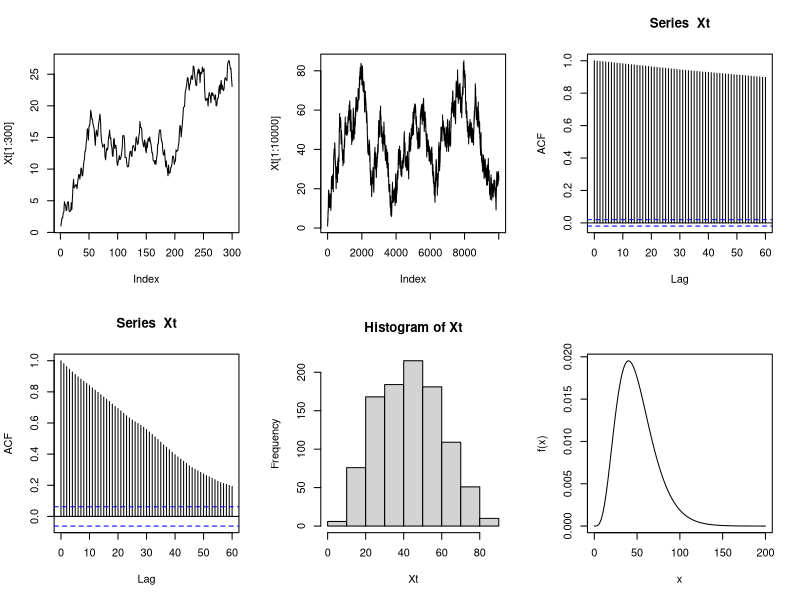
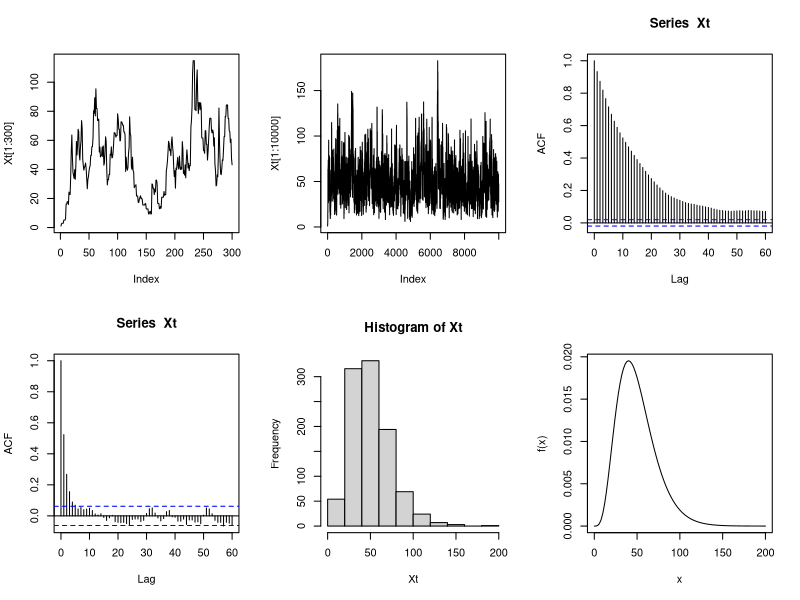
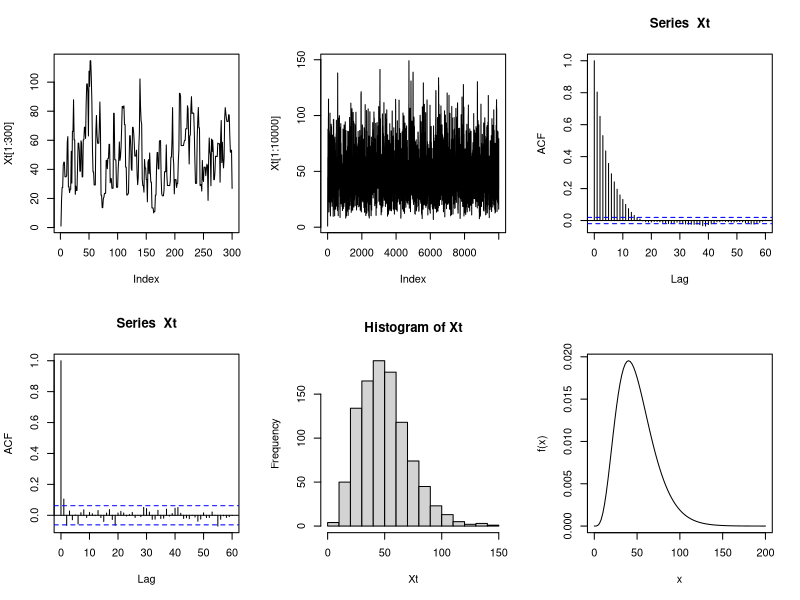
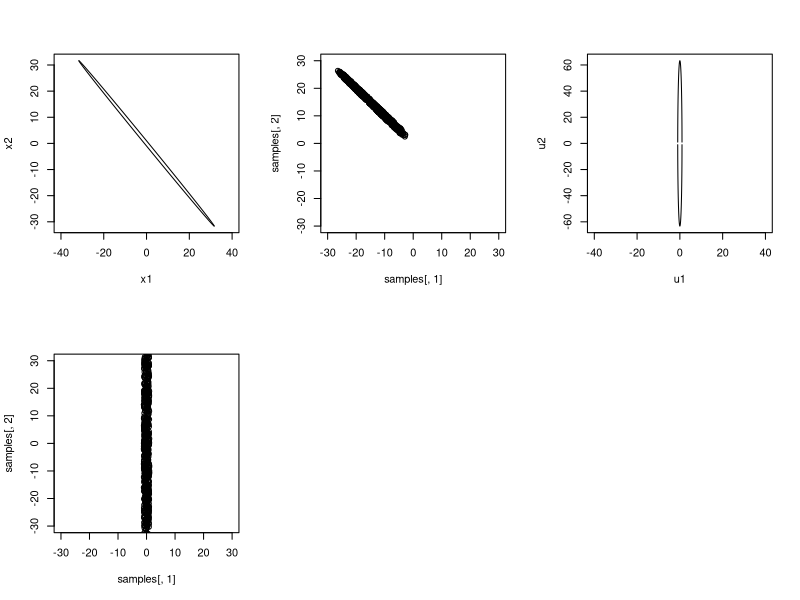

Write the R code that produced these figures, in order.
## ---- chunk 1
knitr::opts_chunk$set(echo = FALSE, warning = FALSE)
## ---- chunk 2
f <- function(x) {
  

  result <- x^4*exp(-x/10)/(2.4*10^6)
  result[x<0] <- 0
  return(result)
   
}

n <- 10000
burnin <- 300

Xt <- c(1)

i <- 1
acc <- 0

set.seed(543)
while (i < (n + burnin)) {
  U <- runif(1)
  x_star <- rnorm(1, Xt[i], 1)
  
  
  MH1 <-  f(x_star) / f(Xt[i])
  MH2 <- dnorm(Xt[i], mean = x_star) / dnorm(x_star, mean = Xt[i])
    
  MH <- MH1 * MH2
  
  if (U < MH) {
    acc <- acc + 1
    Xt[i + 1] <- x_star
  } else {
    Xt[i + 1] <- Xt[i]
  }
  
  
  i <- i + 1
}

acc_rate <- acc / i

print(acc_rate)

## ---- chunk 3

par(mfrow = c(2, 3))
plot(Xt[1:300], t = "l")
plot(Xt[1:10000], t = "l")


Xt <- Xt[-c(1:burnin)]
XtA <- Xt


acf(Xt, 60)

thin_index <- seq(1, to = length(Xt), by = 10)
Xt <- Xt[thin_index]

acf(Xt, 60)

hist(Xt)
curve(f(x),  0, 200)

## ---- chunk 4

Xt <- c(1)

i <- 1
acc <- 0

set.seed(543)
while (i < (n + burnin)) {
  U <- runif(1)
  x_star <- rchisq(1, floor(Xt[i] + 1))
  
  
  MH1 <-  f(x_star) / f(Xt[i])
  MH2 <- dchisq(Xt[i], df = floor(x_star + 1)) / dchisq(x_star, df = floor(Xt[i] + 1))
    
  MH <- MH1 * MH2
  
  if (U < MH) {
    acc <- acc + 1
    Xt[i + 1] <- x_star
  } else {
    Xt[i + 1] <- Xt[i]
  }
  
  
  i <- i + 1
}

acc_rate <- acc / i

print(acc_rate)

## ---- chunk 5


par(mfrow = c(2, 3))
plot(Xt[1:300], t = "l")
plot(Xt[1:10000], t = "l")


Xt <- Xt[-c(1:burnin)]
XtB <- Xt


acf(Xt, 60)

thin_index <- seq(1, to = length(Xt), by = 10)
Xt <- Xt[thin_index]
acf(Xt, 60)

hist(Xt)
curve(f(x),  0, 200)

## ---- chunk 6


Xt <- c(1)

i <- 1
acc <- 0

sd <- 20

set.seed(543)
while (i < (n + burnin)) {
  U <- runif(1)
  x_star <- rnorm(1, Xt[i], sd)
  
  
  MH1 <-  f(x_star) / f(Xt[i])
  MH2 <- dnorm(Xt[i], mean = x_star, sd = sd) / dnorm(x_star, mean = Xt[i], sd = sd)
    
  MH <- MH1 * MH2
  
  if (U < MH) {
    acc <- acc + 1
    Xt[i + 1] <- x_star
  } else {
    Xt[i + 1] <- Xt[i]
  }
  
  
  i <- i + 1
}

acc_rate <- acc / i

print(acc_rate)


## ---- chunk 7


par(mfrow = c(2, 3))
plot(Xt[1:300], t = "l")
plot(Xt[1:10000], t = "l")


Xt <- Xt[-c(1:burnin)]
XtC <- Xt

acf(Xt, 60)

thin_index <- seq(1, to = length(Xt), by = 10)
Xt <- Xt[thin_index]
acf(Xt, 60)

hist(Xt)
curve(f(x),  0, 200)

## ---- chunk 8

print("Part a:")
cat("Mean: ", mean(XtA), "\n")
cat("Median: ", median(XtA), "\n")

print("Part b:")
cat("Mean: ", mean(XtB), "\n")
cat("Median: ", median(XtB), "\n")

print("Part c:")
cat("Mean: ", mean(XtC), "\n")
cat("Median: ", median(XtC), "\n")




## ---- chunk 9

w  <- 1.999

f_x2 <- function(x1, sign = 1) {
  -w*x1/2 + sign * sqrt((w*x1/2)^2 - x1^2 + 1)
  
}

x1 <- seq(-40, 40, by=0.01)
x2 <- c(f_x2(x1, 1), f_x2(x1, -1))
x1 <- c(x1, x1)

plot(x1, x2, type = "l")

## ---- chunk 10
n <- 1000
burnin <- 300
samples <- matrix(NA, nrow=n + burnin, ncol=2)

set.seed(123456)
x1 <- 0
for (i in 1:(n+burnin)) {
  
  if (i == 1) {
    x1 <- 0    
  } else {
    min_x1 <- f_x2(x2, -1)
    max_x1 <- f_x2(x2, 1)
    x1 <- runif(1, min_x1, max_x1)
  }
  
  min_x2 <- f_x2(x1, -1)
  max_x2 <- f_x2(x1, 1)
  x2 <- runif(1, min_x2, max_x2)
  
  samples[i, ] <- c(x1, x2)
}

samples <- samples[-(1:300), ]

plot(samples[, 1], samples[, 2], xlim = c(-30, 30), ylim = c(-30, 30))

print(mean(samples[, 1] > 0))

## ---- chunk 11

w  <- 1.999

f_u1 <- function(u2, sign = 1) {
  sign*sqrt((4 - (2-w)*u2^2) / (2+w))
}

f_u2 <- function(u1, sign = 1) {
  sign*sqrt((4 - (2+w)*u1^2) / (2-w))
}

u1 <- seq(-40, 40, by=0.01)
u2 <- c(f_u2(u1, 1), f_u2(u1, -1))
u1 <- c(u1, u1)

plot(u1, u2, type = "l")

## ---- chunk 12

n <- 1000
burnin <- 300
samples <- matrix(NA, nrow=n + burnin, ncol=2)

set.seed(1234567)
u1 <- 0
for (i in 1:(n+burnin)) {
  
  if (i == 1) {
    u1 <- 0    
  } else {
    min_u1 <- f_u1(u2, -1)
    max_u1 <- f_u1(u2, 1)
    u1 <- runif(1, min_u1, max_u1)
  }
  
  min_u2 <- f_u2(u1, -1)
  max_u2 <- f_u2(u1, 1)
  u2 <- runif(1, min_u2, max_u2)
  
  samples[i, ] <- c(u1, u2)
}

samples <- samples[-(1:300), ]

plot(samples[, 1], samples[, 2], xlim = c(-30, 30), ylim = c(-30, 30))

print(mean((samples[, 1] + samples[, 2])/2 > 0))
